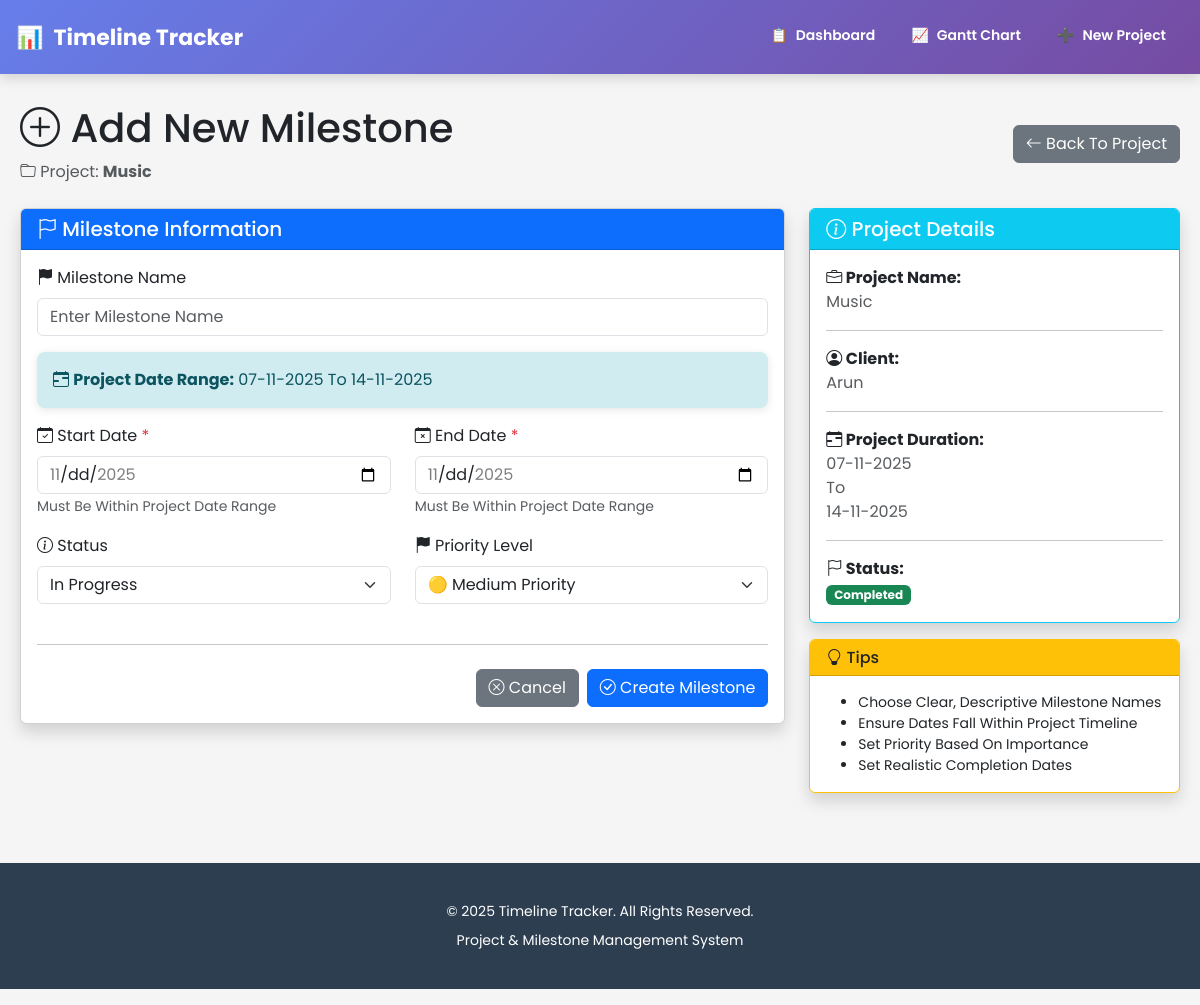
The app's page /add-milestone/5 with its own data.
### app.py (models this page shows, shortened)
class Project(db.Model):
    id = db.Column(db.Integer, primary_key=True)
    project_name = db.Column(db.String(200), nullable=False)
    client_name = db.Column(db.String(200), nullable=False)
    start_date = db.Column(db.Date, nullable=False)
    end_date = db.Column(db.Date, nullable=False)
    created_at = db.Column(db.DateTime, default=datetime.now())
    status = db.Column(db.String(20), default='Not Completed')
    milestones = db.relationship('Milestone', backref='project', lazy=True, cascade='all, delete-orphan')

### app.py (the view, shortened to what this page needs)
@app.route('/add-milestone/<int:project_id>', methods=['GET', 'POST'])
def add_milestone(project_id):
    project = Project.query.get_or_404(project_id)
    return render_template('add_milestone.html', project=project)

### templates/add_milestone.html (shortened to what this page needs)
{% extends "base.html" %}
{% block content %}
<div class="row mb-4">
    <div class="col-12">
        <div class="d-flex justify-content-between align-items-center">
            <div>
                <h1 class="mb-2"><i class="bi bi-plus-circle"></i> Add New Milestone</h1>
                <p class="text-muted mb-0">
                    <i class="bi bi-folder"></i> Project: <strong>{{ project.project_name }}</strong>
                </p>
            </div>
            <div>
                <a href="/project/{{ project.id }}" class="btn btn-secondary">
                    <i class="bi bi-arrow-left"></i> Back To Project
                </a>
            </div>
        </div>
    </div>
</div>
<div class="row">
    <div class="col-lg-8">
        <div class="card shadow">
            <div class="card-header bg-primary text-white">
                <h5 class="mb-0"><i class="bi bi-flag"></i> Milestone Information</h5>
            </div>
            <div class="card-body">
                <form method="POST" action="/add-milestone/{{ project.id }}">
                    <div class="mb-3">
                        <label for="milestonename" class="form-label">
                            <i class="bi bi-flag-fill"></i> Milestone Name
                        </label>
                        <input type="text" class="form-control" id="milestonename"
                               name="milestonename" placeholder="Enter Milestone Name" required>
                    </div>
                    <div class="alert alert-info mb-3">
                        <i class="bi bi-calendar-range"></i> <strong>Project Date Range:</strong>
                        {{ project.start_date.strftime('%d-%m-%Y') }} To {{ project.end_date.strftime('%d-%m-%Y') }}
                    </div>
                    <div class="row">
                        <div class="col-md-6 mb-3">
                            <label for="startdate" class="form-label">
                                <i class="bi bi-calendar-check"></i> Start Date
                                <span class="text-danger">*</span>
                            </label>
                            <input type="date" id="startdate" name="startdate" class="form-control"
                                min="{{ project.start_date.strftime('%Y-%m-%d') }}"
                                max="{{ project.end_date.strftime('%Y-%m-%d') }}"
                                required>
                            <small class="text-muted">Must Be Within Project Date Range</small>
                        </div>
                        <div class="col-md-6 mb-3">
                            <label for="enddate" class="form-label">
                                <i class="bi bi-calendar-x"></i> End Date
                                <span class="text-danger">*</span>
                            </label>
                            <input type="date" id="enddate" name="enddate" class="form-control"
                                min="{{ project.start_date.strftime('%Y-%m-%d') }}"
                                max="{{ project.end_date.strftime('%Y-%m-%d') }}"
                                required>
                            <small class="text-muted">Must Be Within Project Date Range</small>
                        </div>
                    </div>
                    <div class="row">
                        <div class="col-md-6 mb-3">
                            <label for="status" class="form-label">
                                <i class="bi bi-info-circle"></i> Status
                            </label>
                            <select class="form-select" id="status" name="status" required>
                                <option value="In Progress" selected>In Progress</option>
                            </select>
                        </div>
                        <div class="col-md-6 mb-3">
                            <label for="priority" class="form-label">
                                <i class="bi bi-flag-fill"></i> Priority Level
                            </label>
                            <select class="form-select" id="priority" name="priority" required>
                                <option value="Medium" selected>🟡 Medium Priority</option>
                            </select>
                        </div>
                    </div>
                    <hr class="my-4">
                    <div class="d-flex gap-2 justify-content-end">
                        <a href="/project/{{ project.id }}" class="btn btn-secondary">
                            <i class="bi bi-x-circle"></i> Cancel
                        </a>
                        <button type="submit" class="btn btn-primary">
                            <i class="bi bi-check-circle"></i> Create Milestone
                        </button>
                    </div>
                </form>
            </div>
        </div>
    </div>
    <div class="col-lg-4">
        <div class="card shadow border-info">
            <div class="card-header bg-info text-white">
                <h5 class="mb-0"><i class="bi bi-info-circle"></i> Project Details</h5>
            </div>
            <div class="card-body">
                <div class="mb-3">
                    <strong><i class="bi bi-briefcase"></i> Project Name:</strong>
                    <p class="text-muted mb-0">{{ project.project_name }}</p>
                </div>
                <hr>
                <div class="mb-3">
                    <strong><i class="bi bi-person-circle"></i> Client:</strong>
                    <p class="text-muted mb-0">{{ project.client_name }}</p>
                </div>
                <hr>
                <div class="mb-3">
                    <strong><i class="bi bi-calendar-range"></i> Project Duration:</strong>
                    <p class="text-muted mb-0">
                        {{ project.start_date.strftime('%d-%m-%Y') }}<br>
                        To<br>
                        {{ project.end_date.strftime('%d-%m-%Y') }}
                    </p>
                </div>
                <hr>
                <div class="mb-0">
                    <strong><i class="bi bi-flag"></i> Status:</strong><br>
                    {% if project.status == "Completed" %}
                        <span class="badge bg-success mt-1">Completed</span>
                    {% elif project.status == "Overdue" %}
                        <span class="badge bg-danger mt-1">Overdue</span>
                    {% elif project.status == "In Progress" %}
                        <span class="badge bg-warning text-dark mt-1">In Progress</span>
                    {% else %}
                        <span class="badge bg-secondary mt-1">Not Started</span>
                    {% endif %}
                </div>
            </div>
        </div>
        <div class="card shadow border-warning mt-3">
            <div class="card-header bg-warning">
                <h6 class="mb-0"><i class="bi bi-lightbulb"></i> Tips</h6>
            </div>
            <div class="card-body">
                <ul class="small mb-0">
                    <li>Choose Clear, Descriptive Milestone Names</li>
                    <li>Ensure Dates Fall Within Project Timeline</li>
                    <li>Set Priority Based On Importance</li>
                    <li>Set Realistic Completion Dates</li>
                </ul>
            </div>
        </div>
    </div>
</div>
{% endblock %}

### templates/base.html (style rules this page uses)
* { margin: 0; padding: 0; box-sizing: border-box; }
body { font-family: 'Poppins', sans-serif; background-color: #f5f5f5; }
.alert { border-radius: 8px; border: none; box-shadow: 0 2px 8px rgba(0, 0, 0, 0.1); }
.alert-info { background-color: #d1ecf1; color: #0c5460; }

### records on screen
Project: project_name "Music", start_date "07-11-2025", end_date "14-11-2025", client_name "Arun"
